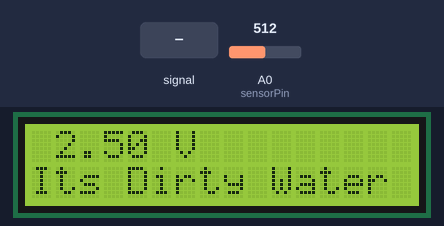
The sketch below on a simulated Arduino Uno, built with avr-gcc and run on an emulated ATmega328P. Parts: 16×2 character LCD. The inputs (shaded band) are chosen by the test bench; at power-on: A0 (sensorPin) = 512.

Above: at 1.2 s.
1.3 s: A0 (sensorPin) fed a 2 Hz sine of ±306 counts around its level
At 1.79 s:
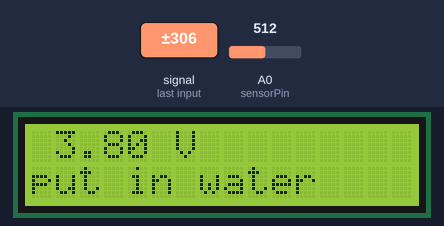
4.1 s: A0 (sensorPin) set to 810
At 4.7 s:
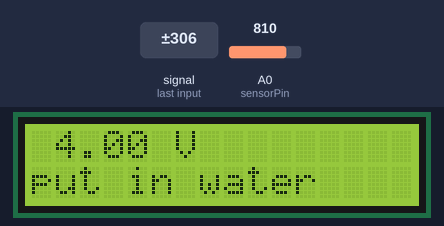
5.7 s: A0 (sensorPin) set to 790
At 6.3 s:
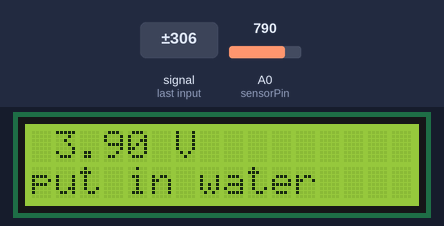
7.2 s: A0 (sensorPin) set to 511
At 8.5 s:
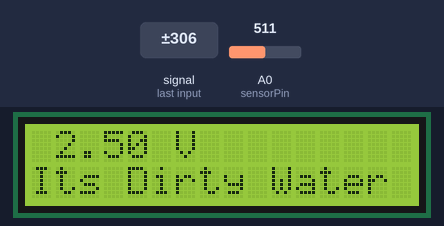
8.8 s: A0 (sensorPin) fed a 50 Hz sine of ±306 counts around its level
At 9.39 s:
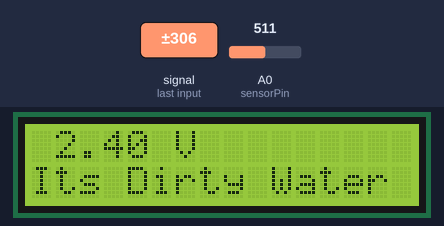
Timing chart, 0 to 11.8 s (numbered marks = the images above; inputs shaded):
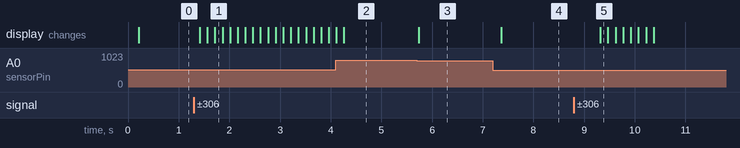

The sketch:

urbidity_Meter_LCD_Using_LiquidCrystal_I2C.h_Library_Arduino.ino
```cpp
#include <Wire.h>
#include <LiquidCrystal_I2C.h>

// Set the LCD address to 0x27 for a 16 chars and 2 line display
LiquidCrystal_I2C lcd(0x27, 16, 2);
int sensorPin = A0;
float volt;
float ntu;

void setup()
{
  Serial.begin(9600);
  lcd.init();

  // Turn on the blacklight and print a message.
  lcd.backlight();
}

void loop()
{

    volt = 0;
    for(int i=0; i<800; i++)
    {
        volt += ((float)analogRead(sensorPin)/1023)*5;
    }
    volt = volt/800;
    volt = round_to_dp(volt,1);
    if(volt < 2.5){
      ntu = 3000;
    }else{
      ntu = -1120.4*square(volt)+5742.3*volt-4353.8;
    }
    lcd.clear();
    lcd.setCursor(1,0);

  lcd.print(volt);
    lcd.print(" V");

 lcd.setCursor(0,1);
  if(volt>2.69 && volt<3.35)
    lcd.print("put in water");
    if(volt>3.20 && volt<3.71)
    lcd.print("Its Clean Water");
     if(volt>-1 && volt<2.69)
    lcd.print("Its Dirty Water");
     if(volt>3.71 && volt<6)
    lcd.print("put in water");
    delay(0);
}

float round_to_dp( float in_value, int decimal_place )
{
  float multiplier = powf( 10.0f, decimal_place );
  in_value = roundf( in_value * multiplier ) / multiplier;
  return in_value;
}
```

Measured:
- after the input at 1.3 s, the display: first changes after 0.12 s (image 1 shows a later state)
- after the input at 5.7 s, the display: changes at once (image 3)
- after the input at 7.2 s, the display: changes after 0.16 s (image 4)
- after the input at 8.8 s, the display: changes after 0.52 s (image 5)
